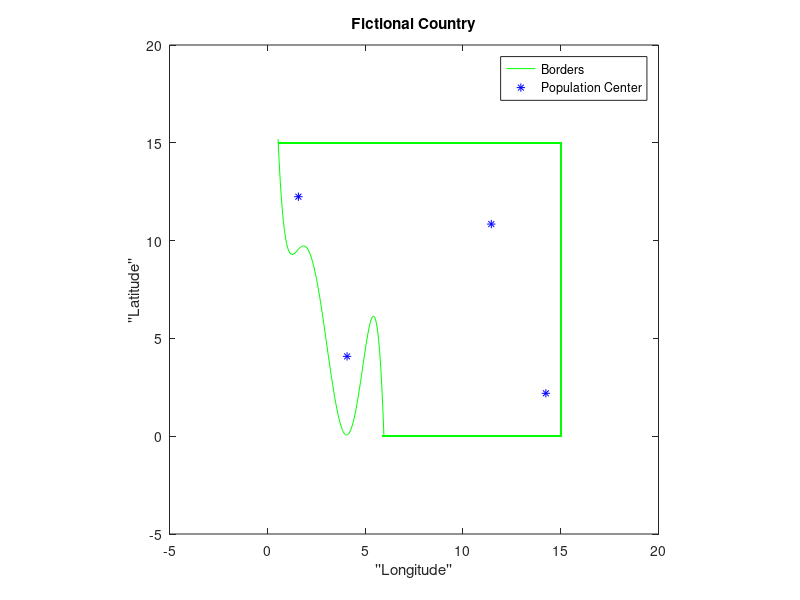
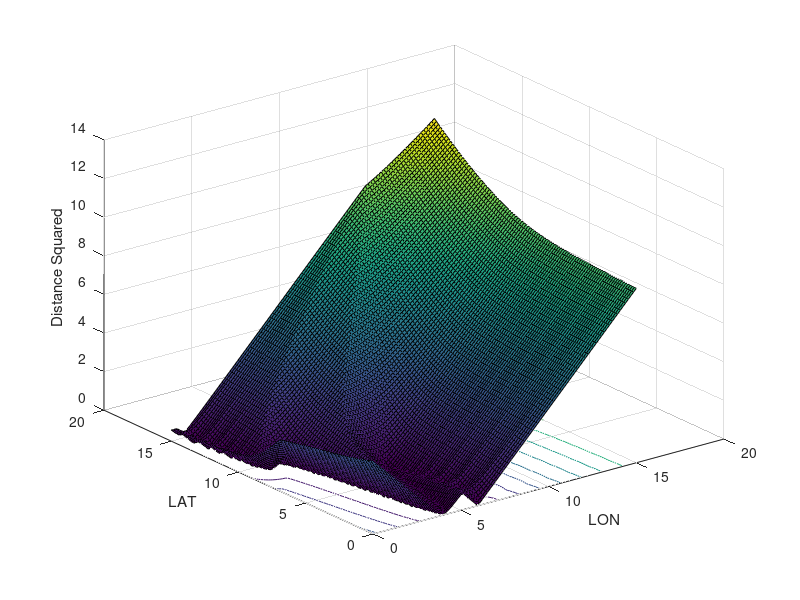
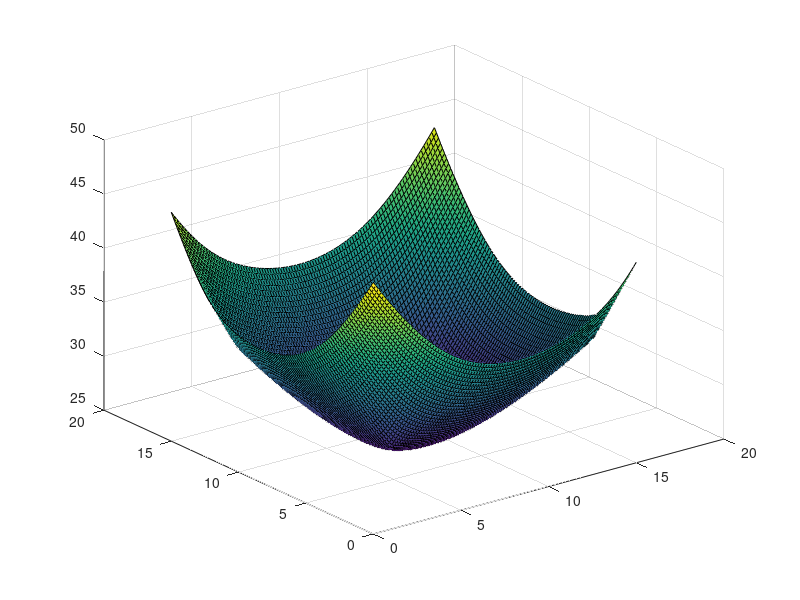
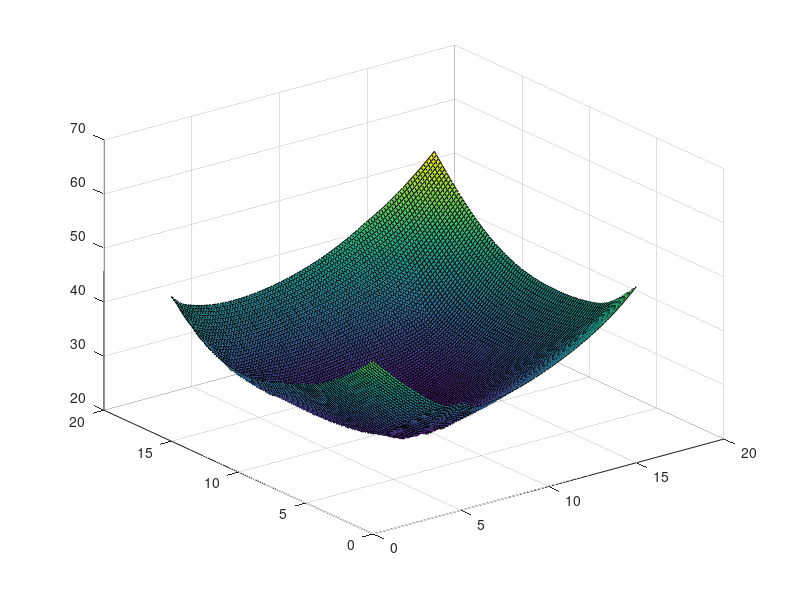

MATLAB code for these plots, in order:
clc
clear all
close all

%% Defining the Coast

% Coefficients of polynomial that define the coastline have been
% predetermined (totally arbitrary, but still predetermined)
coastCoeff = load("coastPolyCoeffs.mat");
alphaStar = coastCoeff.alphaStar;

%Some linearly spaced x values
x = linspace(0.55,5.9625,100);

%The 5th-order polynomial that will define our coast:
fx = alphaStar(1,:) + alphaStar(2,:).*x + alphaStar(3,:).*x.^2 + alphaStar(4,:).*x.^3 ...
    + alphaStar(5,:).*x.^4 + alphaStar(6,:).*x.^5;

plot(x,fx,'g');
hold on

%% Defining the borders of the country (just straight lines)

%Define upper border as straight line:
x1 = linspace(0.55,15,100);
y1 = 15.*ones(length(x1));
plot(x1,y1,'g','HandleVisibility','off')

%Define lower border as straight line:
x2 = linspace(5.9,15,100);
y2 = 0.*ones(length(x2));
plot(x2,y2,'g','HandleVisibility','off')

%Define right side boarder as straight line:
xv = 15.*ones(length(x));
yv = linspace(0,15,length(xv));
plot(xv,yv,'g','HandleVisibility','off')


%% Plot some randomly selected population centers:
popCenters = [4.0783    4.0816;
              1.5899   12.2449;
             11.4516   10.8455;
             14.2416    2.1937;];
plot(popCenters(:,1),popCenters(:,2),'b*')

%% Add some titles and labels
legend("Borders","Population Center")
title("Fictional Country")
xlabel("''Longitude''")
ylabel("''Latitude''")
axis([-5 20 -5 20]) 
axis equal


%% Distance to coastline

%Create a meshgrid of lat/lon coordinates
LAT = linspace(0,15,100);
LON = linspace(0,15,100);
[LAT,LON] = meshgrid(LAT,LON);

%Create distance variables:
D2Coast = zeros(length(x),1);    %At a given point, this is the distance to every point 
                           %on the function fx
minD2Coast = zeros(size(LAT));   %Minimum distance from each x,y coordinate to the line fx

for i = 1:length(LON)
    for j = 1:length(LAT)
        for n = 1:length(x)
            D2Coast(n) = sqrt((LON(i,j)-x(n))^2 + (LAT(i,j)-fx(n))^2);    %Calculate distance from coordinates to point on the line
        end
        minD2Coast(i,j) = unique(min(D2Coast));
    end
end
%Plot
figure(2)
surfc(LON,LAT,minD2Coast)
xlabel("LON")
ylabel("LAT")
zlabel("Distance Squared")


%% Distance to cities

D2City1 = zeros(size(LAT));
D2City2 = zeros(size(LAT));
D2City3 = zeros(size(LAT));
D2City4 = zeros(size(LAT));

%LAT/LON coordinates of cities
popCenters = [4.0783    4.0816;
              1.5899   12.2449;
             11.4516   10.8455;
             14.2416    2.1937;];

for i = 1:length(LON)
    for j = 1 : length(LAT)
        D2City1(i,j) = sqrt((LON(i,j)-popCenters(1,1))^2 + (LAT(i,j)-popCenters(1,2))^2);
        D2City2(i,j) = sqrt((LON(i,j)-popCenters(2,1))^2 + (LAT(i,j)-popCenters(2,2))^2);
        D2City3(i,j) = sqrt((LON(i,j)-popCenters(3,1))^2 + (LAT(i,j)-popCenters(3,2))^2);
        D2City4(i,j) = sqrt((LON(i,j)-popCenters(4,1))^2 + (LAT(i,j)-popCenters(4,2))^2);

    end
end
d2pop = D2City1 + D2City2 + D2City3 + D2City4;

figure;
surf(LON,LAT,d2pop);

%% Putting them together 
figure;
surf(LON,LAT,d2pop+minD2Coast)
    
%%
figure(1)
